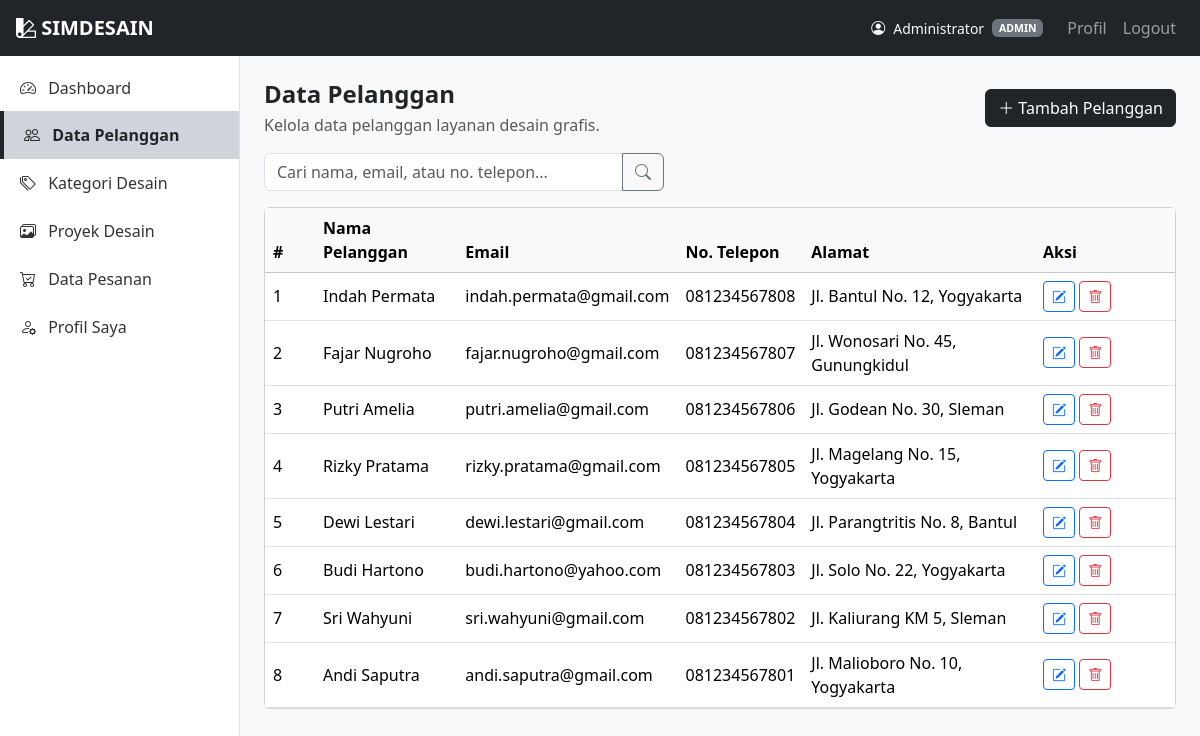
Screenshot of /pelanggan/index.php (signed in) with the database file from the repository.
### tables this page shows
CREATE TABLE pelanggan (
    id_pelanggan     INT AUTO_INCREMENT PRIMARY KEY,
    nama_pelanggan   VARCHAR(100)  NOT NULL,
    email            VARCHAR(100)  DEFAULT NULL,
    no_telepon       VARCHAR(20)   DEFAULT NULL,
    alamat           TEXT          DEFAULT NULL,
    created_at       TIMESTAMP     DEFAULT CURRENT_TIMESTAMP
);

### pelanggan/index.php (the view, shortened to what this page needs)
<?php
require_once '../config/koneksi.php';
$halaman_aktif = 'pelanggan';
$kata_kunci = isset($_GET['cari']) ? bersihkan_input($_GET['cari']) : '';
if ($kata_kunci !== '') {
    $sql = "SELECT * FROM pelanggan
            WHERE nama_pelanggan LIKE ? OR email LIKE ? OR no_telepon LIKE ?
            ORDER BY id_pelanggan DESC";
    $stmt = $koneksi->prepare($sql);
    $pencarian = "%{$kata_kunci}%";
    $stmt->bind_param("sss", $pencarian, $pencarian, $pencarian);
    $stmt->execute();
    $data_pelanggan = $stmt->get_result();
} else {
    $sql = "SELECT * FROM pelanggan ORDER BY id_pelanggan DESC";
    $data_pelanggan = $koneksi->query($sql);
}
?>
<?php require_once '../includes/header.php'; ?>
<div class="wrapper">
    <?php require_once '../includes/sidebar.php'; ?>
    <div class="content-area p-4">
        <div class="d-flex justify-content-between align-items-center mb-3">
            <div>
                <h4 class="fw-semibold mb-1">Data Pelanggan</h4>
                <p class="text-muted mb-0">Kelola data pelanggan layanan desain grafis.</p>
            </div>
            <a href="tambah.php" class="btn btn-dark">
                <i class="bi bi-plus-lg"></i> Tambah Pelanggan
            </a>
        </div>
        <form method="GET" action="index.php" class="mb-3">
            <div class="input-group" style="max-width: 400px;">
                <input type="text" name="cari" class="form-control"
                       placeholder="Cari nama, email, atau no. telepon..."
                       value="<?= htmlspecialchars($kata_kunci) ?>">
                <button type="submit" class="btn btn-outline-secondary">
                    <i class="bi bi-search"></i>
                </button>
            </div>
        </form>
        <div class="card">
            <div class="table-responsive">
                <table class="table table-hover align-middle mb-0">
                    <thead class="table-light">
                        <tr>
                            <th style="width: 50px;">#</th>
                            <th>Nama Pelanggan</th>
                            <th>Email</th>
                            <th>No. Telepon</th>
                            <th>Alamat</th>
                            <th style="width: 140px;">Aksi</th>
                        </tr>
                    </thead>
                    <tbody>
                        <?php if ($data_pelanggan->num_rows > 0): ?>
                            <?php $no = 1; ?>
                            <?php while ($row = $data_pelanggan->fetch_assoc()): ?>
                                <tr>
                                    <td><?= $no++ ?></td>
                                    <td><?= htmlspecialchars($row['nama_pelanggan']) ?></td>
                                    <td><?= htmlspecialchars($row['email'] ?? '-') ?></td>
                                    <td><?= htmlspecialchars($row['no_telepon'] ?? '-') ?></td>
                                    <td><?= htmlspecialchars($row['alamat'] ?? '-') ?></td>
                                    <td>
                                        <a href="edit.php?id=<?= $row['id_pelanggan'] ?>"
                                           class="btn btn-sm btn-outline-primary" title="Edit">
                                            <i class="bi bi-pencil-square"></i>
                                        </a>
                                        <button type="button" class="btn btn-sm btn-outline-danger"
                                                data-bs-toggle="modal"
                                                data-bs-target="#modalHapus"
                                                data-id="<?= $row['id_pelanggan'] ?>"
                                                data-nama="<?= htmlspecialchars($row['nama_pelanggan']) ?>"
                                                title="Hapus">
                                            <i class="bi bi-trash"></i>
                                        </button>
                                    </td>
                                </tr>
                            <?php endwhile; ?>
                        <?php endif; ?>
                    </tbody>
                </table>
            </div>
        </div>
    </div>
</div>
<?php require_once '../includes/footer.php'; ?>

### includes/header.php (shortened to what this page needs)
<!DOCTYPE html>
<html lang="id">
<head>
    <link href="https://cdn.jsdelivr.net/npm/bootstrap@5.3.3/dist/css/bootstrap.min.css" rel="stylesheet">
    <link rel="stylesheet" href="https://cdn.jsdelivr.net/npm/bootstrap-icons@1.11.3/font/bootstrap-icons.css">
    <link rel="stylesheet" href="/simdesain/assets/css/style.css">
</head>
<body>
<?php if (isset($_SESSION['id_user'])): ?>
<nav class="navbar navbar-expand-lg navbar-dark bg-dark px-3">
    <a class="navbar-brand fw-semibold" href="/simdesain/dashboard.php">
        <i class="bi bi-palette2"></i> SIMDESAIN
    </a>
    <div class="collapse navbar-collapse justify-content-end" id="navbarMenu">
        <ul class="navbar-nav align-items-lg-center">
            <li class="nav-item me-3 text-light small d-flex align-items-center gap-2">
                <?php if (!empty($_SESSION['foto_profil']) && file_exists(__DIR__ . '/../assets/uploads/profil/' . $_SESSION['foto_profil'])): ?>
                    <img src="/simdesain/assets/uploads/profil/<?= htmlspecialchars($_SESSION['foto_profil']) ?>"
                         alt="Foto"
                         class="rounded-circle"
                         style="width: 30px; height: 30px; object-fit: cover;">
                <?php else: ?>
                    <i class="bi bi-person-circle"></i>
                <?php endif; ?>
                <?= htmlspecialchars($_SESSION['nama_lengkap']) ?>
                <span class="badge bg-secondary text-uppercase"><?= htmlspecialchars($_SESSION['role']) ?></span>
            </li>
            <li class="nav-item">
                <a class="nav-link" href="/simdesain/profil/index.php">Profil</a>
            </li>
            <li class="nav-item">
                <a class="nav-link" href="/simdesain/auth/logout.php">Logout</a>
            </li>
        </ul>
    </div>
</nav>
<?php endif; ?>

### includes/sidebar.php (shortened to what this page needs)
<?php
function menu_aktif($nama, $halaman_aktif) {
    return $nama === $halaman_aktif ? 'active bg-dark-subtle' : '';
}
?>
<div class="sidebar bg-white border-end">
    <div class="list-group list-group-flush pt-2">
        <a href="/simdesain/dashboard.php"
           class="list-group-item list-group-item-action <?= menu_aktif('dashboard', $halaman_aktif) ?>">
            <i class="bi bi-speedometer2 me-2"></i> Dashboard
        </a>
        <a href="/simdesain/pelanggan/index.php"
           class="list-group-item list-group-item-action <?= menu_aktif('pelanggan', $halaman_aktif) ?>">
            <i class="bi bi-people me-2"></i> Data Pelanggan
        </a>
        <a href="/simdesain/kategori/index.php"
           class="list-group-item list-group-item-action <?= menu_aktif('kategori', $halaman_aktif) ?>">
            <i class="bi bi-tags me-2"></i> Kategori Desain
        </a>
        <a href="/simdesain/proyek/index.php"
           class="list-group-item list-group-item-action <?= menu_aktif('proyek', $halaman_aktif) ?>">
            <i class="bi bi-images me-2"></i> Proyek Desain
        </a>
        <a href="/simdesain/pesanan/index.php"
           class="list-group-item list-group-item-action <?= menu_aktif('pesanan', $halaman_aktif) ?>">
            <i class="bi bi-cart-check me-2"></i> Data Pesanan
        </a>
        <a href="/simdesain/profil/index.php"
           class="list-group-item list-group-item-action <?= menu_aktif('profil', $halaman_aktif) ?>">
            <i class="bi bi-person-gear me-2"></i> Profil Saya
        </a>
    </div>
</div>

### includes/footer.php (shortened to what this page needs)
</body>
</html>

### assets/css/style.css (style rules this page uses)
body { background-color: #f8f9fa; }
.wrapper { display: flex; min-height: calc(100vh - 56px); }
.sidebar { width: 240px; flex-shrink: 0; }
.sidebar .list-group-item { border: none; border-radius: 0; padding: 0.75rem 1.25rem; color: #333; }
.sidebar .list-group-item.active { font-weight: 600; border-left: 4px solid #212529; color: #212529; }
.content-area { flex: 1; min-width: 0; }

### rows the page displays
pelanggan: nama_pelanggan "Indah Permata", email "indah.permata@gmail.com", no_telepon "081234567808", alamat "Jl. Bantul No. 12, Yogyakarta"
pelanggan: nama_pelanggan "Fajar Nugroho", email "fajar.nugroho@gmail.com", no_telepon "081234567807", alamat "Jl. Wonosari No. 45, Gunungkidul"
pelanggan: nama_pelanggan "Putri Amelia", email "putri.amelia@gmail.com", no_telepon "081234567806", alamat "Jl. Godean No. 30, Sleman"
pelanggan: nama_pelanggan "Rizky Pratama", email "rizky.pratama@gmail.com", no_telepon "081234567805", alamat "Jl. Magelang No. 15, Yogyakarta"
pelanggan: nama_pelanggan "Dewi Lestari", email "dewi.lestari@gmail.com", no_telepon "081234567804", alamat "Jl. Parangtritis No. 8, Bantul"
pelanggan: nama_pelanggan "Budi Hartono", email "budi.hartono@yahoo.com", no_telepon "081234567803", alamat "Jl. Solo No. 22, Yogyakarta"
pelanggan: nama_pelanggan "Sri Wahyuni", email "sri.wahyuni@gmail.com", no_telepon "081234567802", alamat "Jl. Kaliurang KM 5, Sleman"
pelanggan: nama_pelanggan "Andi Saputra", email "andi.saputra@gmail.com", no_telepon "081234567801", alamat "Jl. Malioboro No. 10, Yogyakarta"

### other values shown
$_SESSION['nama_lengkap'] "Administrator"
$_SESSION['role'] "ADMIN"
